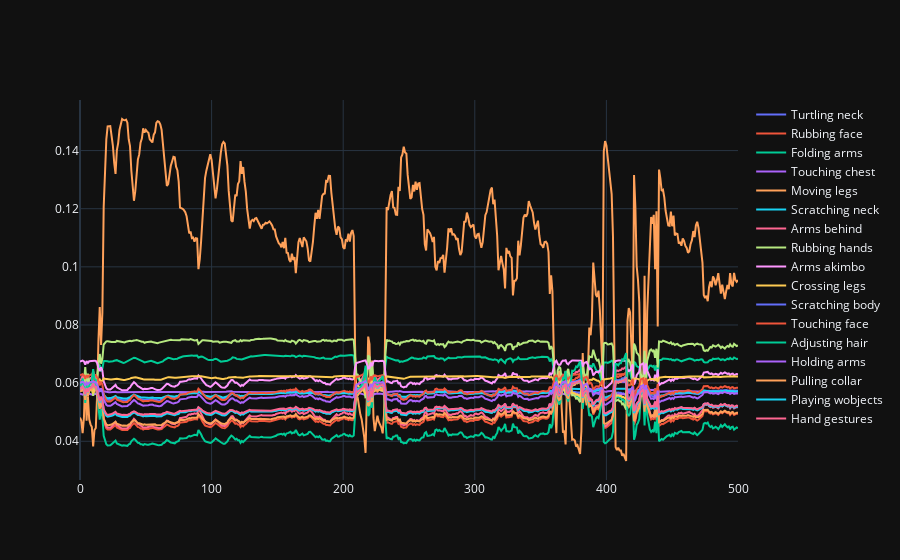

Here is the notebook cell this chart was saved with:
### Code cell
fig = go.Figure()
labels_columns = list(LABELS2ID.keys())
frames = df_temp['frame']
y = np.stack(df_temp['sigmoid'].values)
for i in range(0,len(labels_columns)):
    fig.add_trace(go.Scatter(x=frames, y=y[:,i], mode='lines', name=labels_columns[i]))
fig.show()

### Figure 1 — Plotly figure (JSON) as saved in the notebook; plotly's stock layout.template omitted (floating-point values rounded to 4 significant figures; data arrays with more than 128 entries replaced by an {"elided": "..."} marker saying what was removed)
{"data": [{"mode": "lines", "name": "Turtling neck", "x": {"elided": "501 int values"}, "y": {"elided": "501 float values"}, "type": "scatter"}, {"mode": "lines", "name": "Rubbing face", "x": {"elided": "501 int values"}, "y": {"elided": "501 float values"}, "type": "scatter"}, {"mode": "lines", "name": "Folding arms", "x": {"elided": "501 int values"}, "y": {"elided": "501 float values"}, "type": "scatter"}, {"mode": "lines", "name": "Touching chest", "x": {"elided": "501 int values"}, "y": {"elided": "501 float values"}, "type": "scatter"}, {"mode": "lines", "name": "Moving legs", "x": {"elided": "501 int values"}, "y": {"elided": "501 float values"}, "type": "scatter"}, {"mode": "lines", "name": "Scratching neck", "x": {"elided": "501 int values"}, "y": {"elided": "501 float values"}, "type": "scatter"}, {"mode": "lines", "name": "Arms behind", "x": {"elided": "501 int values"}, "y": {"elided": "501 float values"}, "type": "scatter"}, {"mode": "lines", "name": "Rubbing hands", "x": {"elided": "501 int values"}, "y": {"elided": "501 float values"}, "type": "scatter"}, {"mode": "lines", "name": "Arms akimbo", "x": {"elided": "501 int values"}, "y": {"elided": "501 float values"}, "type": "scatter"}, {"mode": "lines", "name": "Crossing legs", "x": {"elided": "501 int values"}, "y": {"elided": "501 float values"}, "type": "scatter"}, {"mode": "lines", "name": "Scratching body", "x": {"elided": "501 int values"}, "y": {"elided": "501 float values"}, "type": "scatter"}, {"mode": "lines", "name": "Touching face", "x": {"elided": "501 int values"}, "y": {"elided": "501 float values"}, "type": "scatter"}, {"mode": "lines", "name": "Adjusting hair", "x": {"elided": "501 int values"}, "y": {"elided": "501 float values"}, "type": "scatter"}, {"mode": "lines", "name": "Holding arms", "x": {"elided": "501 int values"}, "y": {"elided": "501 float values"}, "type": "scatter"}, {"mode": "lines", "name": "Pulling collar", "x": {"elided": "501 int values"}, "y": {"elided": "501 float values"}, "type": "scatter"}, {"mode": "lines", "name": "Playing wobjects", "x": {"elided": "501 int values"}, "y": {"elided": "501 float values"}, "type": "scatter"}, {"mode": "lines", "name": "Hand gestures", "x": {"elided": "501 int values"}, "y": {"elided": "501 float values"}, "type": "scatter"}], "layout": {}}
